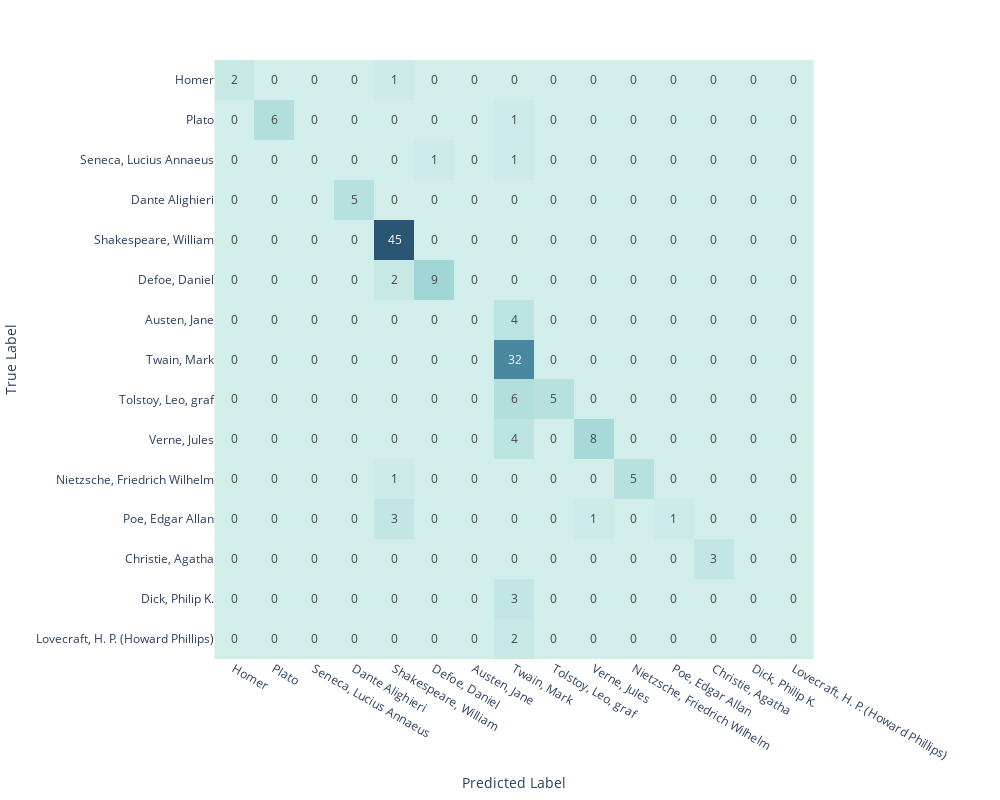

Here is the notebook cell this chart was saved with:
### Code cell
fig = px.imshow(confusion_matrix(y_test, y_pred),
                width=1000,
                height=800,
                text_auto=True,
                labels=dict(x="Predicted Label",
                            y="True Label"),
                            x=tuple(authors_to_num.keys()),
                            y=tuple(authors_to_num.keys()),
                            color_continuous_scale='Teal'
                            )

fig.update(layout_coloraxis_showscale=False)

fig.show()

### Figure 1 — Plotly figure (JSON) as saved in the notebook; plotly's stock layout.template omitted (floating-point values rounded to 4 significant figures; data arrays with more than 128 entries replaced by an {"elided": "..."} marker saying what was removed)
{"data": [{"coloraxis": "coloraxis", "hovertemplate": "Predicted Label: %{x}<br>True Label: %{y}<br>color: %{z}<extra></extra>", "name": "0", "texttemplate": "%{z}", "type": "heatmap", "x": ["Homer", "Plato", "Seneca, Lucius Annaeus", "Dante Alighieri", "Shakespeare, William", "Defoe, Daniel", "Austen, Jane", "Twain, Mark", "Tolstoy, Leo, graf", "Verne, Jules", "Nietzsche, Friedrich Wilhelm", "Poe, Edgar Allan", "Christie, Agatha", "Dick, Philip K.", "Lovecraft, H. P. (Howard Phillips)"], "xaxis": "x", "y": ["Homer", "Plato", "Seneca, Lucius Annaeus", "Dante Alighieri", "Shakespeare, William", "Defoe, Daniel", "Austen, Jane", "Twain, Mark", "Tolstoy, Leo, graf", "Verne, Jules", "Nietzsche, Friedrich Wilhelm", "Poe, Edgar Allan", "Christie, Agatha", "Dick, Philip K.", "Lovecraft, H. P. (Howard Phillips)"], "yaxis": "y", "z": {"elided": "15x15 int values"}}], "layout": {"coloraxis": {"colorscale": [[0, "rgb(209, 238, 234)"], [0.1667, "rgb(168, 219, 217)"], [0.3333, "rgb(133, 196, 201)"], [0.5, "rgb(104, 171, 184)"], [0.6667, "rgb(79, 144, 166)"], [0.8333, "rgb(59, 115, 143)"], [1, "rgb(42, 86, 116)"]], "showscale": false}, "height": 800, "margin": {"t": 60}, "width": 1000, "xaxis": {"anchor": "y", "constrain": "domain", "domain": [0, 1], "scaleanchor": "y", "title": {"text": "Predicted Label"}}, "yaxis": {"anchor": "x", "autorange": "reversed", "constrain": "domain", "domain": [0, 1], "title": {"text": "True Label"}}}}
